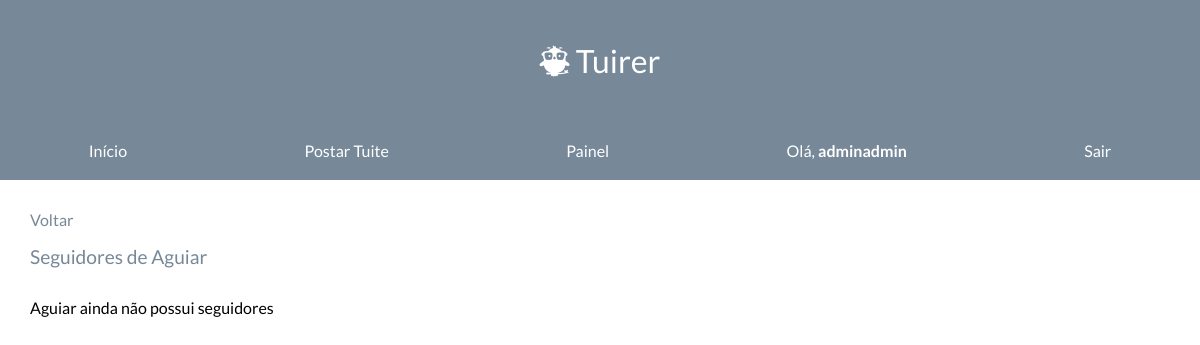
Before: /perfil/4/seguidores (signed in) with the older database file.
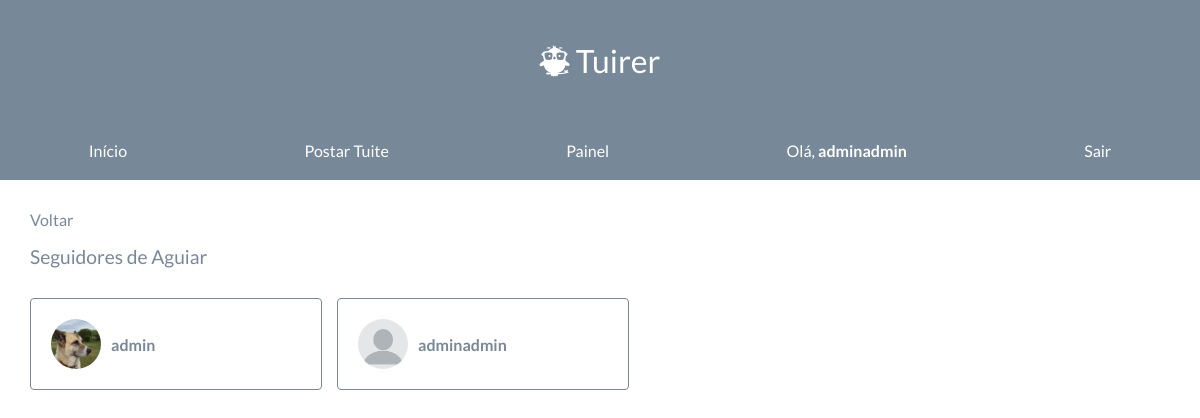
After: the same page with the newer database file.
### users/models.py (models this page shows, shortened)
class User(AbstractUser):
    picture = models.ImageField('Foto de perfil', default='img/blank-profile-picture.png')
    following = models.ManyToManyField('self', related_name="seguidores", symmetrical=False, blank=True)

### users/views.py (the view)
# urls.py: path('perfil/<int:pk>/seguidores', FollowersUserView.as_view(), name="seguidores"),
class FollowersUserView(DetailView):
    model = User
    template_name = 'followers.html'
    context_object_name = 'userFollower'
    def get_context_data(self, **kwargs):
        context = super(FollowersUserView, self).get_context_data(**kwargs)
        context['followers'] = self.object.seguidores.all()
        return context

### tuites/context_processors.py (called while the page is built)
def eu(request):
    return {
        'eu': 'Vanessa'
    }

### templates/followers.html
{% extends 'base.html' %}
{% block body %}
<div class="followers">
    <a href="{% url 'users:profile' userFollower.pk %}">Voltar</a>
    <div class="followers-title">Seguidores de {{userFollower}}</div>
    <div class="followers-container">
        {% for follower in followers %}
            {% include 'includes/cardFollower.html' %}
        {% empty %}
            {{userFollower}} ainda não possui seguidores
        {% endfor %}
    </div>
</div>
{% endblock %}

### templates/includes/navbar.html
<nav class="navbar">
    <a href="{% url 'index' %}">Início</a>
    <a href="{% url 'tuites:postar' %}">Postar Tuite</a>
    {% if user.is_authenticated %}
        {% if user.is_superuser %}
        <a href="/admin">Painel</a>
        {% endif %}
        <a href="{% url 'users:profile' request.user.pk %}">Olá, <b>{{ user.username }}</b></a>
        <a href="{% url 'users:logout' %}">Sair</a>
    {% else %}
        <a href="{% url 'users:login' %}">Entrar</a>
        <a href="{% url 'users:signup' %}">Cadastrar</a>
    {% endif %}
</nav>

### templates/includes/cardFollower.html
<a href="{% url 'users:profile' follower.pk %}">
    <div class="card-follower">
        <div class="card-follower-content">
            <div class="card-follower-img" style="background-image: url('{{ follower.picture.url }}')"></div>
            <div><b>{{follower}}</b></div>
        </div>
    </div>
</a>

Changed rows visible on the page:
now on one of the page's lists (row edited): User: username "adminadmin"
changed User "Aguiar": username "Aguiar" → (not shown)
now on this page (row edited): User: picture (picture), username "admin"
Other visible differences:
text no longer shown: "ainda não possui seguidores"
